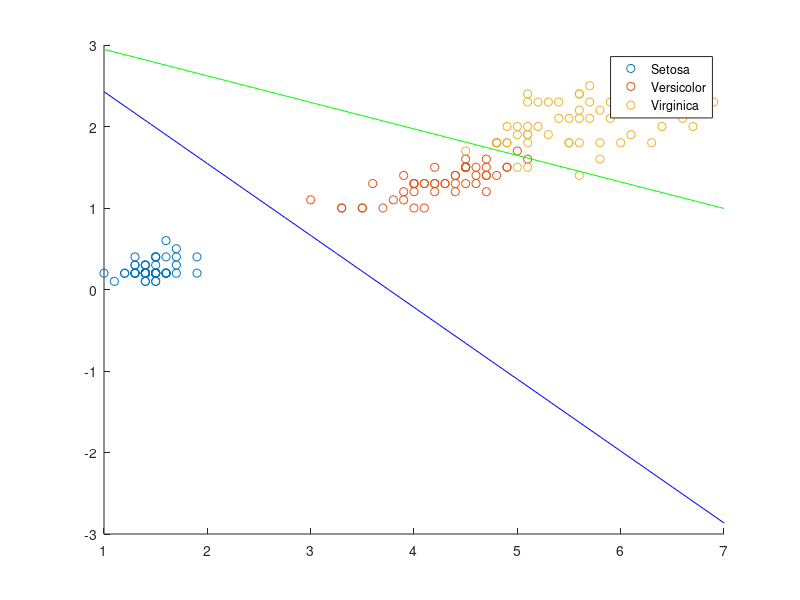
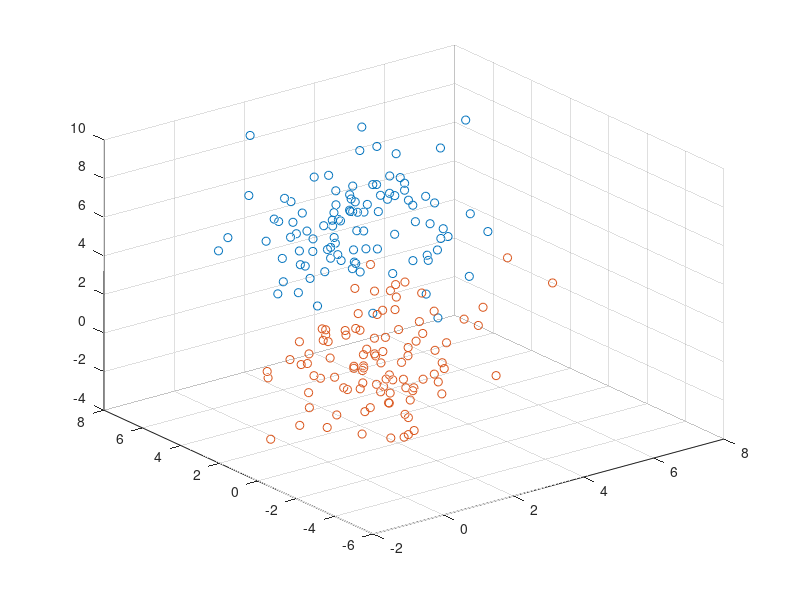

Reproduce these figures in MATLAB, in order. (Note: this script raises an error after producing the figures.)
load fisheriris

columns = [3,4]; %PL and PW

X = meas(:,columns);

%build classifier
MdlLinear = fitcdiscr(X,species);

%classes
classes = unique(species)

d1 = meas( strcmp(species,classes(1)) ,columns);
d2 = meas( strcmp(species,classes(2)) ,columns);
d3 = meas( strcmp(species,classes(3)) ,columns);

%coefficients from classifier
K12 = MdlLinear.Coeffs(1,2).Const;
L12 = MdlLinear.Coeffs(1,2).Linear;
K23 = MdlLinear.Coeffs(2,3).Const;
L23 = MdlLinear.Coeffs(2,3).Linear;


figure
h1 = scatter(d1(:,1),d1(:,2),'r+')
hold on
h2 = scatter(d2(:,1),d2(:,2),'b*')
hold on
h3 = scatter(d3(:,1),d3(:,2),'gd')

hold on

%plot boundary
nn =25;
xp = [ linspace(1,7,nn)' ];
f12 = -(xp*L12(1) + repmat(K12,nn,1))./L12(2);
f23 = -(xp*L23(1) + repmat(K23,nn,1))./L23(2);

h4 = plot(xp,f12,'b-')
hold on
h5 = plot(xp,f23,'g-')
hold off

legend('Setosa','Versicolor','Virginica','Location','best')

%% linear 3D
NN = 100;

%create some rotated gaussian data
cv1 = [2,0.1,0.1;
    0.1,2.5,0.1;
    0.1,0.1,3];
mu1 = [3,4,5];

cv2 = [2,0.1,0.1;
    0.1,2.5,0.1;
    0.1,0.1,3];
mu2 = [1,-1,1];


d1 = mvnrnd(mu1,cv1,NN);
d2 = mvnrnd(mu2,cv2,NN);
D = [d1;d2];
labels = [ones(NN,1);ones(NN,1)*2];

MdlLin3D = fitcdiscr(D,labels);


figure
scatter3(d1(:,1),d1(:,2),d1(:,3),'r+')
hold on
scatter3(d2(:,1),d2(:,2),d2(:,3),'b*')
hold on
PlotLDA3D(MdlLin3D,D,25);
hold off

%% quadratic 3d
NN = 100;

%create some rotated gaussian data
cv1 = [2,0.1,0.1;
    0.1,2.5,0.1;
    0.1,0.1,3];
mu1 = [3,4,5];

cv2 = [2,0.1,0.1;
    0.1,2.5,0.1;
    0.1,0.1,3];
mu2 = [1,-1,1];


d1 = mvnrnd(mu1,cv1,NN);
d2 = mvnrnd(mu2,cv2,NN);
D = [d1;d2];
labels = [ones(NN,1);ones(NN,1)*2];

MdlQuadratic = fitcdiscr(D,labels,'DiscrimType','quadratic');

nn = 25;

%     lims = [min(D); max(D)];
% 
%     K = MdlQuadratic.Coeffs(1,2).Const;
%     L = MdlQuadratic.Coeffs(1,2).Linear;
%     Q = MdlQuadratic.Coeffs(1,2).Quadratic;
% 
%     %space out some vectors
%     xv = linspace(lims(1,1),lims(2,1),nn);
%     yv = linspace(lims(1,2),lims(2,2),nn);
%     zv = linspace(lims(1,3),lims(2,3),nn);
%     [xx,yy,zz] = meshgrid(xv,yv,zv);
%     
%     %functions
%     f = @(x,y,z) K + [x y z]*L + sum([x y z] .* ([x y z]*Q), 2);
%     %reshapce
%     v = f(xx(:),yy(:),zz(:));
%     v = reshape(v,size(xx));
    
figure
scatter3(d1(:,1),d1(:,2),d1(:,3),'r+')
hold on
scatter3(d2(:,1),d2(:,2),d2(:,3),'b*')
hold on
PlotQDA3D(MdlQuadratic,D,25);
hold off

[plabel score cost] = predict(MdlQuadratic,D);
